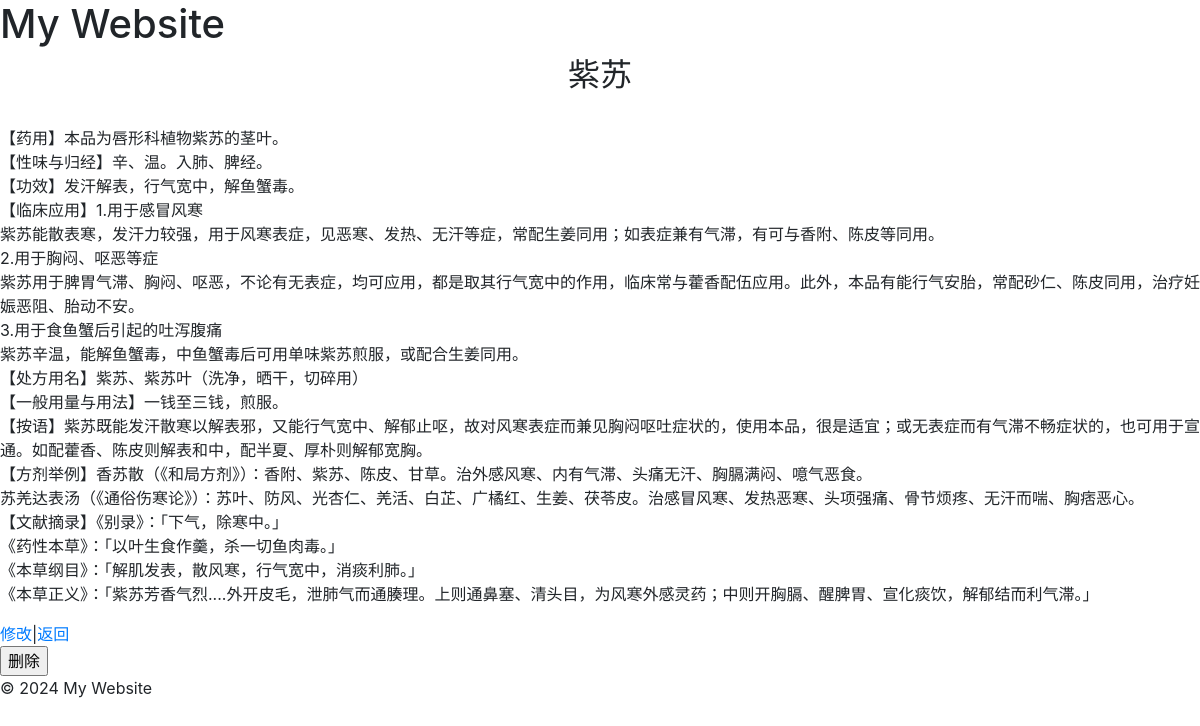
Screenshot of /紫苏 with the database file from the repository.
### tables this page shows
CREATE TABLE posts (
    id INTEGER PRIMARY KEY AUTOINCREMENT,
    title TEXT NOT NULL,
    content TEXT NOT NULL
);

### .ipynb_checkpoints/main-checkpoint.py (the view)
@app.route('/<string:title>')
def post(title):
    conn = get_db_connection()
    post = conn.execute('SELECT * FROM posts WHERE title =?', (title,)).fetchone()
    conn.close()
    return render_template('post.html', post=post)

### .ipynb_checkpoints/main-checkpoint.py (called while the page is built)
def get_db_connection():
    conn = sqlite3.connect('database.db')
    conn.row_factory = sqlite3.Row
    return conn

### templates/post.html (shortened to what this page needs)
{% extends 'base.html' %}
{% block content %}
    <div>
         <h2 style="text-align: center;">{{ post['title'] }}</h2>
         <p>{{ post['content'].replace('\n', '<br>') | safe }}</p>
    </div>
    <a href="{{ url_for('edit', id=post['id']) }}">修改</a>|<a href="{{ url_for('index') }}">返回</a>
     <form action="{{ url_for('delete', id=post['id']) }}" method="post">
         <input type="submit" value="删除" onclick="return confirm('确定要删除吗？')">
     </form>
{% endblock %}

### rows the page displays
posts: title "紫苏", content.replace "【药用】本品为唇形科植物紫苏的茎叶。 【性味与归经】辛、温。入肺、脾经。 【功效】发汗解表，行气宽中，解鱼蟹毒。 【临床应用】1.用于感冒风寒 紫苏能散表寒，发汗力较强，用于风寒表症，见恶寒、发热、无汗等症，常配生姜同用；如表症兼有气滞，有可与香附、陈皮等同用。 2.用于胸闷、呕恶等症 紫苏用于脾胃气滞、胸闷、呕恶，不论有无表症，均可应用，都是取其行气宽中的作用，临床常与藿香配伍应用。此外，本品有能行气安胎，常配砂仁、陈皮同用，治疗妊娠恶阻、胎动不安。 3.用于食鱼蟹后引起的吐泻腹痛 紫苏辛温，能解鱼蟹毒，中鱼蟹毒后可用单味紫苏煎服，或配合生姜同用。 【处方用名】紫苏、紫苏叶（洗净，晒干，切碎用） 【一般用量与用法】一钱至三钱，煎服。 【按语】紫苏既能发汗散寒以解表邪，又能行气宽中、解郁止呕，故对风寒表症而兼见胸闷呕吐症状的，使用本品，很是适宜；或无表症而有气滞不畅症状的，也可用于宣通。如配藿香、陈皮则解表和中，配半夏、厚朴则解郁宽胸。 【方剂举例】香苏散（《和局方剂》）：香附、紫苏、陈皮、甘草。治外感风寒、内有气滞、头痛无汗、胸膈满闷、噫气恶食。 苏羌达表汤（《通俗伤寒论》）：苏叶、防风、光杏仁、羌活、白芷、广橘红、生姜、茯苓皮。治感冒风寒、发热恶寒、头项强痛、骨节烦疼、无汗而喘、胸痞恶心。 【文献摘录】《别录》：「下气，除寒中。」 《药性本草》：「以叶生食作羹，杀一切鱼肉毒。」 《本草纲目》：「解肌发表，散风寒，行气宽中，消痰利肺。」…"
